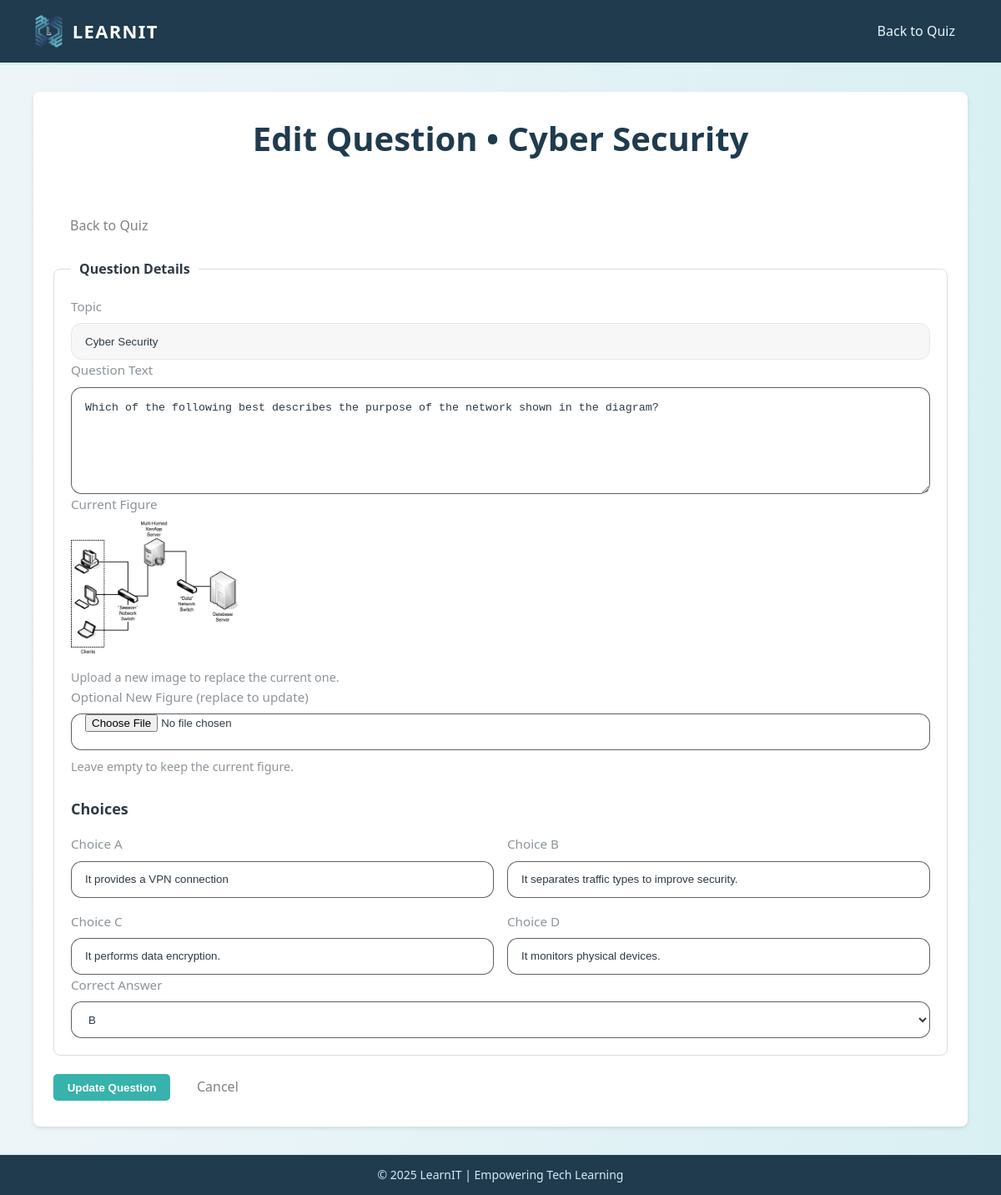
/edit-question.php?id=10, run on the app's committed database.
### tables this page shows
CREATE TABLE `quizquestion` (
  `id` int(11) NOT NULL,
  `quizID` int(11) NOT NULL,
  `question` text NOT NULL,
  `questionFigureFileName` varchar(200) DEFAULT NULL,
  `answerA` varchar(300) NOT NULL,
  `answerB` varchar(300) NOT NULL,
  `answerC` varchar(300) NOT NULL,
  `answerD` varchar(300) NOT NULL,
  `correctAnswer` enum('A','B','C','D') NOT NULL
);

CREATE TABLE `topic` (
  `id` int(11) NOT NULL,
  `topicName` varchar(120) NOT NULL
);

### edit-question.php (the view, shortened to what this page needs)
<?php
$conn = mysqli_connect("localhost", "root", "root", "dblearnit");
mysqli_set_charset($conn, "utf8mb4");
$qid = isset($_GET['id']) ? (int)$_GET['id'] : 0;
$sql = "SELECT qq.id, qq.quizID, qq.question, qq.questionFigureFileName,
               qq.answerA, qq.answerB, qq.answerC, qq.answerD, qq.correctAnswer,
               t.topicName
        FROM quizquestion qq
        JOIN quiz q ON q.id = qq.quizID
        JOIN topic t ON t.id = q.topicID
        WHERE qq.id = ?";
$stmt = mysqli_prepare($conn, $sql);
mysqli_stmt_bind_param($stmt, "i", $qid);
mysqli_stmt_execute($stmt);
$res = mysqli_stmt_get_result($stmt);
$row = mysqli_fetch_assoc($res);
$quizID     = (int)$row['quizID'];
$topicName  = $row['topicName'];
$oldImgName = $row['questionFigureFileName'];
$old = [
  'qtext'   => $_POST['qtext'] ?? $row['question'],
  'c1'      => $_POST['c1'] ?? $row['answerA'],
  'c2'      => $_POST['c2'] ?? $row['answerB'],
  'c3'      => $_POST['c3'] ?? $row['answerC'],
  'c4'      => $_POST['c4'] ?? $row['answerD'],
  'correct' => $_POST['correct'] ?? $row['correctAnswer'],
];
?>
<!DOCTYPE html>
<html lang="en">
<head>
  <link rel="stylesheet" href="style.css" />
</head>
<body>
  <header>
    <div class="logo">
      <img src="images/logo.png" alt="LearnIT Logo" />
      <h1>LEARNIT</h1>
    </div>
    <nav>
      <a href="quiz.php?quizID=<?php echo (int)$quizID; ?>">Back to Quiz</a>
    </nav>
  </header>
  <main class="quiz-scope">
    <div class="card-container">
      <section class="q-panel">
        <h2>Edit Question • <?php echo htmlspecialchars($topicName); ?></h2>
        <div class="q-inline" style="margin-bottom:1rem;">
          <a class="takeHome" href="quiz.php?quizID=<?php echo (int)$quizID; ?>">Back to Quiz</a>
        </div>
        <form class="flex-container" action="edit-question.php?id=<?php echo (int)$qid; ?>" method="post" enctype="multipart/form-data">
          <fieldset>
            <legend>Question Details</legend>
            <div class="q-row">
              <label>Topic</label>
              <input type="text" value="<?php echo htmlspecialchars($topicName); ?>" readonly
                     style="background:#f7f7f7; border:1px solid #e5e7eb;"/>
            </div>
            <div class="q-row">
              <label for="qtext">Question Text</label>
              <textarea id="qtext" name="qtext" required><?php echo htmlspecialchars($old['qtext']); ?></textarea>
            </div>
            <div class="q-row">
              <label>Current Figure</label>
              <?php if (!empty($oldImgName)): ?>
                <img src="uploads/<?php echo htmlspecialchars($oldImgName); ?>" alt=""
                     style="max-width:240px; max-height:160px; display:block; margin-bottom:0.5rem;">
                <p class="q-help">Upload a new image to replace the current one.</p>
              <?php else: ?>
                <p class="q-help">No current figure. You can upload one below.</p>
              <?php endif; ?>
            </div>
            <div class="q-row">
              <label for="qfigure">Optional New Figure (replace to update)</label>
              <input id="qfigure" name="qfigure" type="file" accept="image/*" />
              <p class="q-help">Leave empty to keep the current figure.</p>
            </div>
            <h3>Choices</h3>
            <div class="q-choices">
              <div class="q-row">
                <label for="c1">Choice A</label>
                <input id="c1" name="c1" type="text" required value="<?php echo htmlspecialchars($old['c1']); ?>"/>
              </div>
              <div class="q-row">
                <label for="c2">Choice B</label>
                <input id="c2" name="c2" type="text" required value="<?php echo htmlspecialchars($old['c2']); ?>"/>
              </div>
              <div class="q-row">
                <label for="c3">Choice C</label>
                <input id="c3" name="c3" type="text" required value="<?php echo htmlspecialchars($old['c3']); ?>"/>
              </div>
              <div class="q-row">
                <label for="c4">Choice D</label>
                <input id="c4" name="c4" type="text" required value="<?php echo htmlspecialchars($old['c4']); ?>"/>
              </div>
            </div>
            <div class="q-row">
              <label for="correct">Correct Answer</label>
              <select id="correct" name="correct" required>
                <option value="B" <?php echo $old['correct']==='B'?'selected':''; ?>>B</option>
              </select>
            </div>
          </fieldset>
          <div class="q-inline">
            <button class="submit" type="submit">Update Question</button>
            <a class="takeHome" href="quiz.php?quizID=<?php echo (int)$quizID; ?>">Cancel</a>
          </div>
        </form>
      </section>
    </div>
  </main>
  <footer>
    <p>&copy; 2025 LearnIT | Empowering Tech Learning</p>
  </footer>
</body>
</html>

### style.css (style rules this page uses)
* { margin: 0; padding: 0; box-sizing: border-box; }
body { font-family: 'Segoe UI', Tahoma, Geneva, Verdana, sans-serif; background: linear-gradient(to right, #eef5f9, #d9f0f3); color: #2e3a45; min-height: 100vh; display: flex; flex-direction: column; line-height: 1.6; }
header { background: #1f3b4d; display: flex; justify-content: space-between; align-items: center; padding: 0.938em 2.5em; border-bottom: 0.188em solid #d9f0f3; color: #fff; }
header .logo { display: flex; align-items: center; }
header .logo img { height: 2.812em; margin-right: 0.625em; }
header .logo h1 { font-size: 1.375em; letter-spacing: 0.062em; }
header nav a { margin: 0 0.938em; text-decoration: none; color: #eaf6fb; font-weight: 500; transition: color 0.3s; }
h2 { color: #1f3b4d; margin-bottom: 1.25em; }
footer { background: #1f3b4d; text-align: center; padding: 0.938em; border-top: 0.188em solid #d9f0f3; font-size: 0.875em; color: #d6eaf8; }
button, .btn { background: #5dade2; border: none; padding: 0.625em 1.25em; border-radius: 0.375em; color: #fff; font-weight: bold; cursor: pointer; transition: background 0.3s, transform 0.2s; text-decoration: none; }
.submit { background: #38B2AC; }
.takeHome { padding: 0.625em 1.25em; color: gray; text-decoration: none; border: none; border-radius: 0.312em; text-align: center; }
.card-container { width: 70rem; margin: 2em auto; padding: 1.5em; background-color: #ffffff; border-radius: 0.5em; box-shadow: 0 0.125em 0.3125em rgba(0,0,0,0.1); }

### edit-question.php (style rules this page uses)
.quiz-scope { --qz-gap-1: 0.5rem; --qz-gap-2: 1rem; --qz-gap-3: 1.5rem; --qz-gap-4: 2rem; --qz-radius: 0.8rem; --qz-input-h: 2.75rem; --qz-text: inherit; --qz-muted: color-mix(in oklab, currentColor 55%, transparent); --qz-accent: currentColor; --qz-panel-bg: var(--surface-1, #ffffff); --qz-panel-bd: color-mix(in oklab, currentColor 85%, transparent); --qz-input-bg: var(--surface-2, #ffffff); --qz-input-bd: color-mix(in oklab, currentColor 80%, transparent); --qz-ok-bd: color-mix(in oklab, #22c55e 40%, transparent); --qz-ok-bg: color-mix(in oklab, #22c55e 12%, transparent); }
form.flex-container { display:flex; flex-direction:column; gap:0.938em; }
fieldset { border:0.062em solid #ddd; padding:1.25em; border-radius:0.5em; }
legend { font-weight:700; padding:0 0.625em; }
.quiz-scope h2 { text-align:center; font-size:2.5rem; }
.quiz-scope h3 { margin:var(--qz-gap-3) 0 var(--qz-gap-2); font-size:1.125rem; }
.quiz-scope .q-help { font-size:0.9rem; color:var(--qz-muted); }
.quiz-scope .q-inline { display:flex; align-items:center; gap:0.75rem; flex-wrap:wrap; }
.quiz-scope .q-row { display:grid; gap:0.5rem; }
.quiz-scope label { font-size:0.95rem; color:var(--qz-muted); }
.quiz-scope input[type="text"], .quiz-scope input[type="number"], .quiz-scope input[type="email"], .quiz-scope input[type="file"], .quiz-scope select, .quiz-scope textarea { width:100%; height:var(--qz-input-h); padding:0 var(--qz-gap-2); background:var(--qz-input-bg); border:0.08rem solid var(--qz-input-bd); border-radius:var(--qz-radius); color:inherit; outline:none; }
.quiz-scope textarea { height:auto; min-height:8rem; padding:var(--qz-gap-2); resize:vertical; }
.quiz-scope .q-choices { display:grid; grid-template-columns:repeat(2, minmax(0,1fr)); gap:var(--qz-gap-2); }

### data on the page
quizquestion: topic.topicName "Cyber Security", topicName "Cyber Security", qtext "Which of the following best describes the purpose of the network shown in the diagram?", questionFigureFileName (picture), c1 "It provides a VPN connection", c2 "It separates traffic types to improve security.", c3 "It performs data encryption.", c4 "It monitors physical devices.", correct "B"
